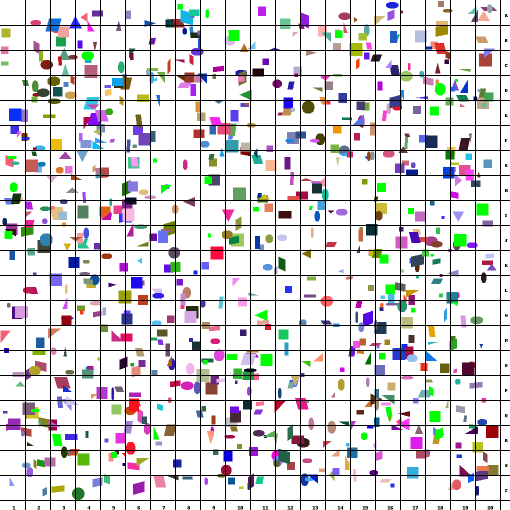
#> input picture witcher_senses/level4.png, 1020 x 1020 px (shown at 1/2 size)
$ python level4.py   (older library calls are emulated)
#> lines starting #> are read from the running program, lines starting #| are printed output that depends on the picture; after the words box and inside, x2 and y2 are one past the last pixel; in counts of white or black regions, pixels touching at a corner belong together
import numpy as np
import cv2

Y = 'ABCDEFGHIJKLMNOPQRST'


def is_square(cnt):
    if len(cnt) != 4:
        return False
    xs = []
    ys = []
    for i in cnt:
        for j in i:
            xs.append(j[0])
            ys.append(j[1])
    return max(xs) - min(xs) == max(ys) - min(ys)


def main():
    squares = []
    image = cv2.imread('level4.png')
#> image is the input picture: shape (1020, 1020, 3); mean B, G, R 213.9, 212.1, 214

    lower = np.array([0, 254, 0])
    upper = np.array([0, 255, 0])
    shape_mask = cv2.inRange(image, lower, upper)
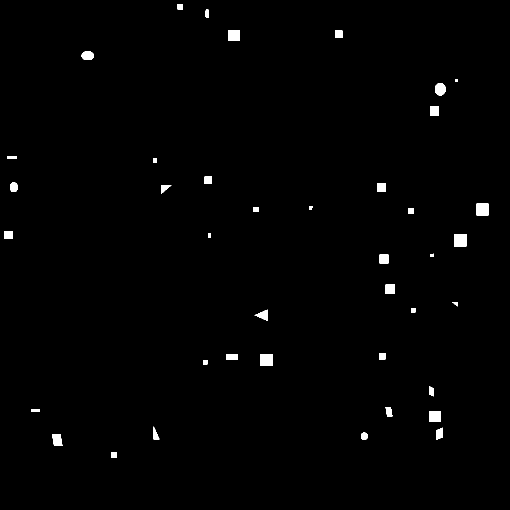
#> shape_mask: shape (1020, 1020) (shown at 1/2 size); 0.9% white; 40 white regions

    _, cnts, _ = cv2.findContours(
        shape_mask.copy(),
        cv2.RETR_EXTERNAL,
        cv2.CHAIN_APPROX_SIMPLE
    )
#> cnts = 40 contours; largest, box (x1, y1, x2, y2) and area: (908, 468, 933, 493) 576, (521, 708, 545, 732) 529, (953, 407, 977, 431) 529, (859, 822, 881, 844) 441, (457, 60, 479, 82) 441

    for cnt in cnts:
        if is_square(cnt):
            x = cnt[0][0]
            squares.append('%s%s' % (Y[int(x[1]/50)], int(x[0]/50) + 1))
#> this loop made 40 passes
#> cnt on passes 1, 6, 7, 10, 11, 12, 13, 15, 17, 18, 20, 21: [[222, 904], [222, 915], [233, 915], [233, 904]], [[859, 822], [859, 843], [880, 843], [880, 822]], [[62, 818], [62, 823], [78, 823], [78, 818]], [[406, 720], [406, 728], [414, 728], [414, 720]], [[521, 708], [521, 731], [544, 731], [544, 708]], [[453, 708], [453, 719], [474, 719], [474, 708]], [[758, 706], [758, 718], [770, 718], [770, 706]], [[822, 616], [822, 624], [830, 624], [830, 616]], [[771, 569], [771, 587], [789, 587], [789, 569]], [[759, 509], [759, 526], [776, 526], [776, 509]], [[908, 468], [908, 492], [932, 492], [932, 468]], [[416, 467], [416, 474], [421, 474], [421, 467]]
#> after the loop, squares = ['S5', 'Q18', 'O9', 'O11', 'O16', 'M17', 'L16', 'K16', 'J19', 'J1', 'I17', 'I20', 'H16', 'H9', 'G7', 'E18', 'D19', 'B14', 'B10', 'A8']

    print(';'.join(squares))
#| S5;Q18;O9;O11;O16;M17;L16;K16;J19;J1;I17;I20;H16;H9;G7;E18;D19;B14;B10;A8


if __name__ == '__main__':
    main()

$ run again, with witcher_senses/level3.png copied over witcher_senses/level4.png
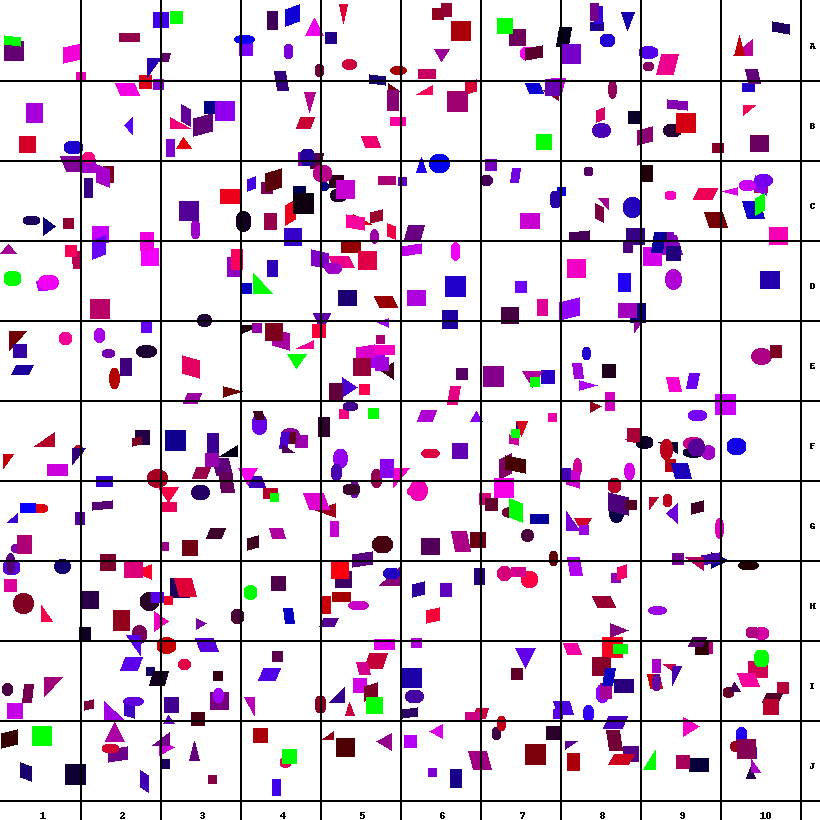
#> input picture witcher_senses/level3.png, 820 x 820 px
#> in main, image is the input picture: shape (820, 820, 3); mean B, G, R 224.8, 209.8, 224.9
#> in main, `shape_mask = cv2.inRange(image, lower, upper)`:
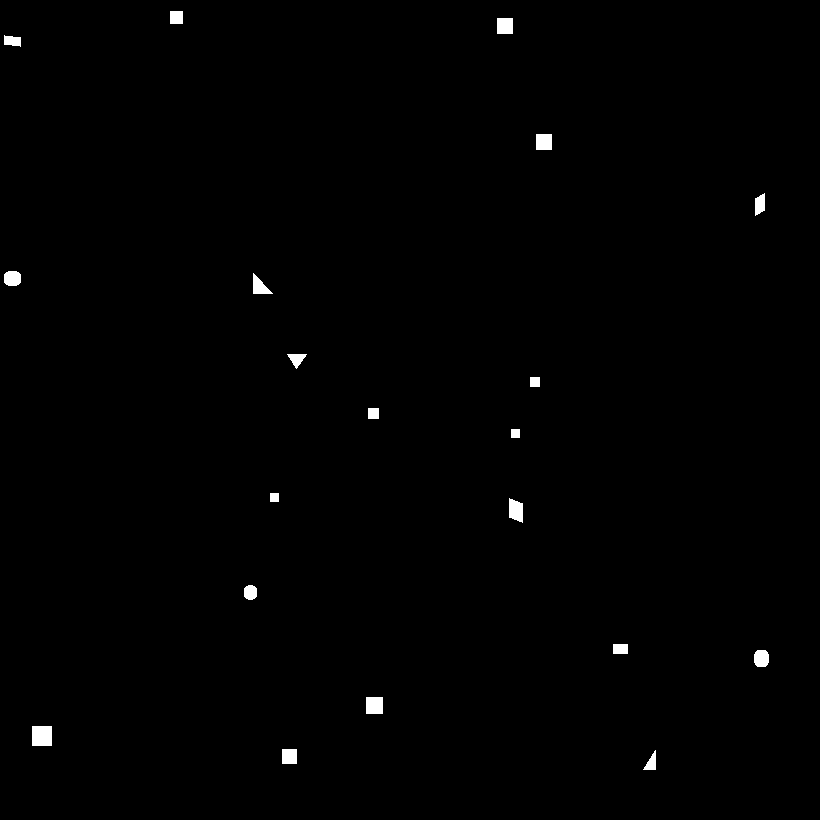
#> shape_mask: shape (820, 820); 0.58% white; 20 white regions
#> cnts = 20 contours; largest, box (x1, y1, x2, y2) and area: (32, 726, 52, 746) 361, (366, 697, 383, 714) 256, (509, 498, 523, 523) 239, (536, 134, 552, 150) 225, (497, 18, 513, 34) 225
#> the loop in main, `for cnt in cnts:` made 20 passes
#> cnt on passes 2, 3, 4, 6, 9, 10, 11, 12: [[282, 749], [282, 763], [296, 763], [296, 749]], [[32, 726], [32, 745], [51, 745], [51, 726]], [[366, 697], [366, 713], [382, 713], [382, 697]], [[613, 644], [613, 653], [627, 653], [627, 644]], [[270, 493], [270, 501], [278, 501], [278, 493]], [[511, 429], [511, 437], [519, 437], [519, 429]], [[368, 408], [368, 418], [378, 418], [378, 408]], [[530, 377], [530, 386], [539, 386], [539, 377]]
#> after the loop in main, `for cnt in cnts:`: squares = ['O6', 'O1', 'N8', 'J6', 'I11', 'I8', 'H11', 'C11', 'A10', 'A4']
#| O6;O1;N8;J6;I11;I8;H11;C11;A10;A4

$ run again, with witcher_senses/level5.png copied over witcher_senses/level4.png
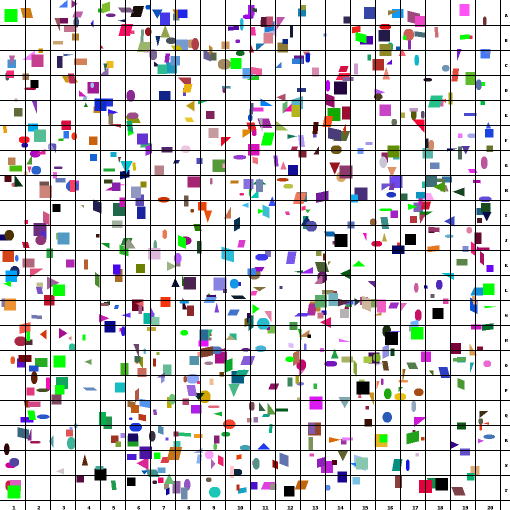
#> input picture witcher_senses/level5.png, 1020 x 1020 px (shown at 1/2 size)
#> in main, image is the input picture: shape (1020, 1020, 3); mean B, G, R 212.9, 210.9, 212.6
#> in main, `shape_mask = cv2.inRange(image, lower, upper)`:
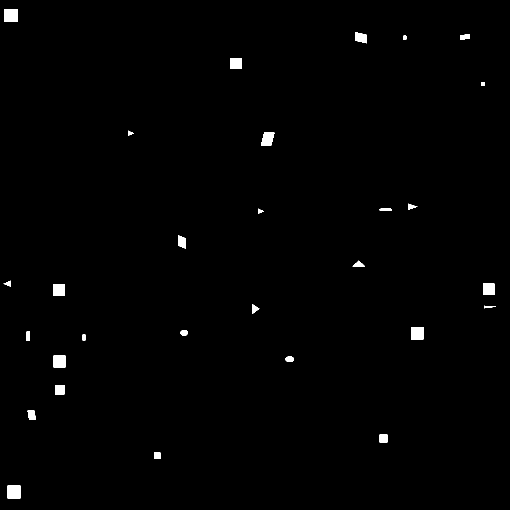
#> shape_mask: shape (1020, 1020) (shown at 1/2 size); 0.77% white; 29 white regions
#> cnts = 29 contours; largest, box (x1, y1, x2, y2) and area: (15, 971, 41, 997) 625, (9, 18, 35, 44) 625, (822, 654, 847, 679) 576, (107, 711, 131, 735) 529, (106, 569, 130, 592) 506
#> the loop in main, `for cnt in cnts:` made 29 passes
#> cnt on passes 1, 2, 3, 5, 7, 8, 9, 11: [[15, 971], [15, 996], [40, 996], [40, 971]], [[308, 905], [308, 917], [320, 917], [320, 905]], [[759, 869], [759, 884], [774, 884], [774, 869]], [[110, 770], [110, 788], [128, 788], [128, 770]], [[107, 711], [107, 734], [130, 734], [130, 711]], [[165, 669], [165, 680], [170, 680], [170, 669]], [[53, 663], [53, 681], [59, 681], [59, 663]], [[822, 654], [822, 678], [846, 678], [846, 654]]
#> after the loop in main, `for cnt in cnts:`: squares = ['T1', 'S7', 'R16', 'P3', 'O3', 'N17', 'L20', 'C10', 'A1']
#| T1;S7;R16;P3;O3;N17;L20;C10;A1
